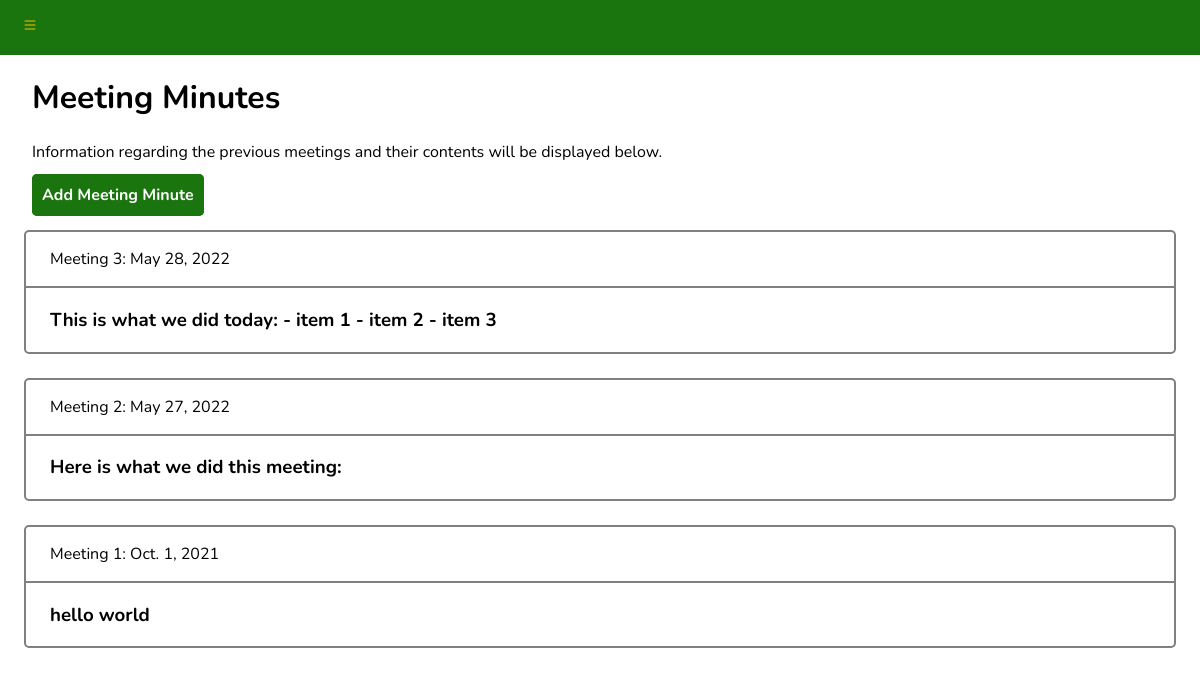
The app's page /student_portal/meeting-minutes (signed in) with its own data.
### student_portal/models.py (models this page shows)
class MeetingMinute(models.Model):
  date = models.DateField(default=timezone.now)
  contents = models.CharField(max_length=3000)
  class Meta:
    ordering = ["-date"]

### student_portal/views.py (the view)
# urls.py: path("meeting-minutes", views.minutes, name="minutes"),
@login_required
def minutes(request):
  minutes = MeetingMinute.objects.all()
  return render(request, "student_portal/minutes.html", {"minutes": minutes})

### student_portal/templates/student_portal/minutes.html (shortened to what this page needs)
{% extends 'base_2.html' %}
{% block content %}
<div class="flex-container">
  <div id="navbar">
    <div id="sidebar">
      <button onclick="expandNav()" id="menu-toggle">
      </button>
    </div>
  </div>
</div>
<div class="main-content">
  <h1>Meeting Minutes</h1>
  <p>Information regarding the previous meetings and their contents will be displayed below.</p>
  {% if 'perms.student_portal.add_meeting minute' %}
  <h4>
    <a id="link-btn" href="{% url 'student_portal:new_minute' %}">Add Meeting Minute</a>
  </h4>
  {% endif %}
</div>
<div class="minutes-block">
  {% for minute in minutes %}
  <div class="minute">
    <div class="date-header">
      <p>Meeting {{forloop.revcounter}}: {{minute.date}}</p>
    </div>
    <h3 class="minute-contents">{{minute.contents}}</h3>
  </div>
  {% endfor %}
</div>
{% endblock %}

### student_portal/static/student_portal/student_styles.css (style rules this page uses)
* { font-family: 'Nunito', sans-serif; }
body { margin: 0; }
#navbar { margin: 0; background-color: #1a750e; padding: 1rem; }
#menu-toggle { background-color: #1a750e; border: none; cursor: pointer; }
#link-btn { text-decoration: none; border: 2px solid #1a750e; border-radius: 5px; background-color: #1a750e; color: white; padding: 0.5rem; }
.main-content { padding-left: 2rem; }
.minute { border: 2.5px solid grey; border-radius: 5px; margin: 1.5rem; }
.date-header { border-bottom: 2.5px solid grey; padding-left: 1.5rem; }
.minute-contents { padding-left: 1.5rem; padding-right: 1.5rem; }

### records on screen
MeetingMinute: date "May 28, 2022", contents "This is what we did today: - item 1 - item 2 - item 3"
MeetingMinute: date "May 27, 2022", contents "Here is what we did this meeting:"
MeetingMinute: date "Oct. 1, 2021", contents "hello world"
